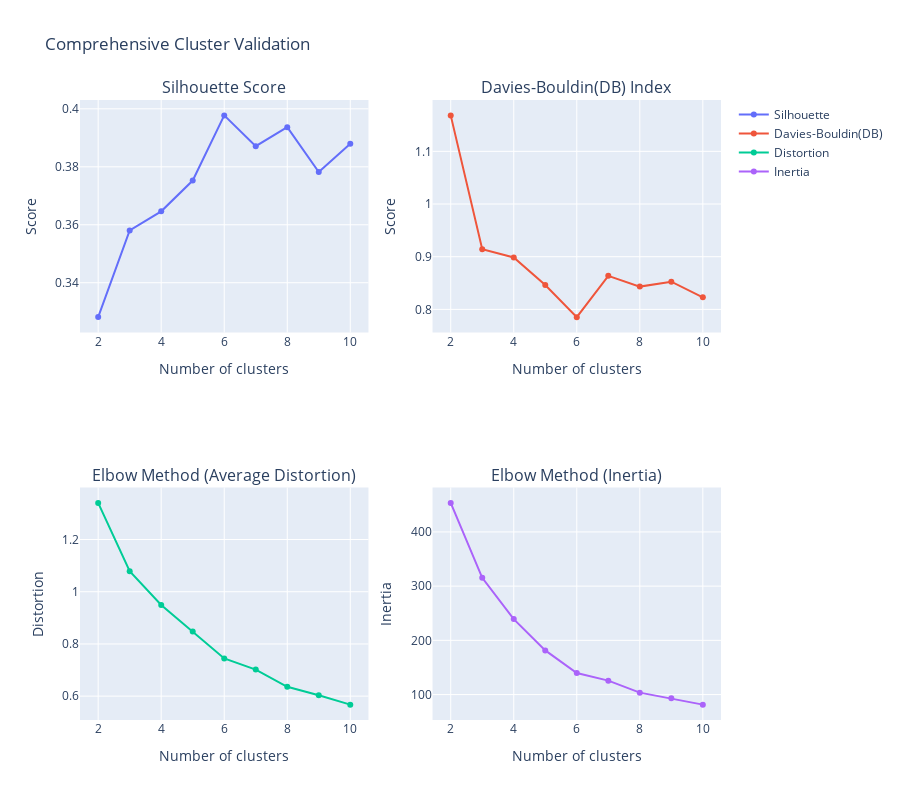

The cell this chart's notebook holds for it:
### Code cell
cluster_range = range(2, 11)
fig, metrics = comprehensive_cluster_validation(reduced_features, cluster_range)

print_recommendations(cluster_range, metrics)

### Figure 1 — Plotly figure (JSON) as saved in the notebook; plotly's stock layout.template omitted (floating-point values rounded to 4 significant figures)
{"data": [{"mode": "lines+markers", "name": "Silhouette", "type": "scatter", "x": [2, 3, 4, 5, 6, 7, 8, 9, 10], "xaxis": "x", "y": [0.3281, 0.358, 0.3646, 0.3752, 0.3977, 0.3871, 0.3937, 0.3782, 0.388], "yaxis": "y"}, {"mode": "lines+markers", "name": "Davies-Bouldin(DB)", "type": "scatter", "x": [2, 3, 4, 5, 6, 7, 8, 9, 10], "xaxis": "x2", "y": [1.168, 0.9142, 0.8985, 0.8464, 0.7853, 0.8637, 0.8432, 0.8526, 0.823], "yaxis": "y2"}, {"mode": "lines+markers", "name": "Distortion", "type": "scatter", "x": [2, 3, 4, 5, 6, 7, 8, 9, 10], "xaxis": "x3", "y": [1.34, 1.079, 0.9492, 0.8478, 0.7444, 0.7018, 0.6359, 0.6034, 0.5675], "yaxis": "y3"}, {"mode": "lines+markers", "name": "Inertia", "type": "scatter", "x": [2, 3, 4, 5, 6, 7, 8, 9, 10], "xaxis": "x4", "y": [453.6, 315.3, 239.2, 181.5, 139.7, 125.7, 103.6, 93.18, 81.46], "yaxis": "y4"}], "layout": {"annotations": [{"font": {"size": 16}, "showarrow": false, "text": "Silhouette Score", "x": 0.225, "xanchor": "center", "xref": "paper", "y": 1, "yanchor": "bottom", "yref": "paper"}, {"font": {"size": 16}, "showarrow": false, "text": "Davies-Bouldin(DB) Index", "x": 0.775, "xanchor": "center", "xref": "paper", "y": 1, "yanchor": "bottom", "yref": "paper"}, {"font": {"size": 16}, "showarrow": false, "text": "Elbow Method (Average Distortion)", "x": 0.225, "xanchor": "center", "xref": "paper", "y": 0.375, "yanchor": "bottom", "yref": "paper"}, {"font": {"size": 16}, "showarrow": false, "text": "Elbow Method (Inertia)", "x": 0.775, "xanchor": "center", "xref": "paper", "y": 0.375, "yanchor": "bottom", "yref": "paper"}], "height": 800, "title": {"text": "Comprehensive Cluster Validation"}, "xaxis": {"anchor": "y", "domain": [0, 0.45], "title": {"text": "Number of clusters"}}, "xaxis2": {"anchor": "y2", "domain": [0.55, 1], "title": {"text": "Number of clusters"}}, "xaxis3": {"anchor": "y3", "domain": [0, 0.45], "title": {"text": "Number of clusters"}}, "xaxis4": {"anchor": "y4", "domain": [0.55, 1], "title": {"text": "Number of clusters"}}, "yaxis": {"anchor": "x", "domain": [0.625, 1], "title": {"text": "Score"}}, "yaxis2": {"anchor": "x2", "domain": [0.625, 1], "title": {"text": "Score"}}, "yaxis3": {"anchor": "x3", "domain": [0, 0.375], "title": {"text": "Distortion"}}, "yaxis4": {"anchor": "x4", "domain": [0, 0.375], "title": {"text": "Inertia"}}}}
